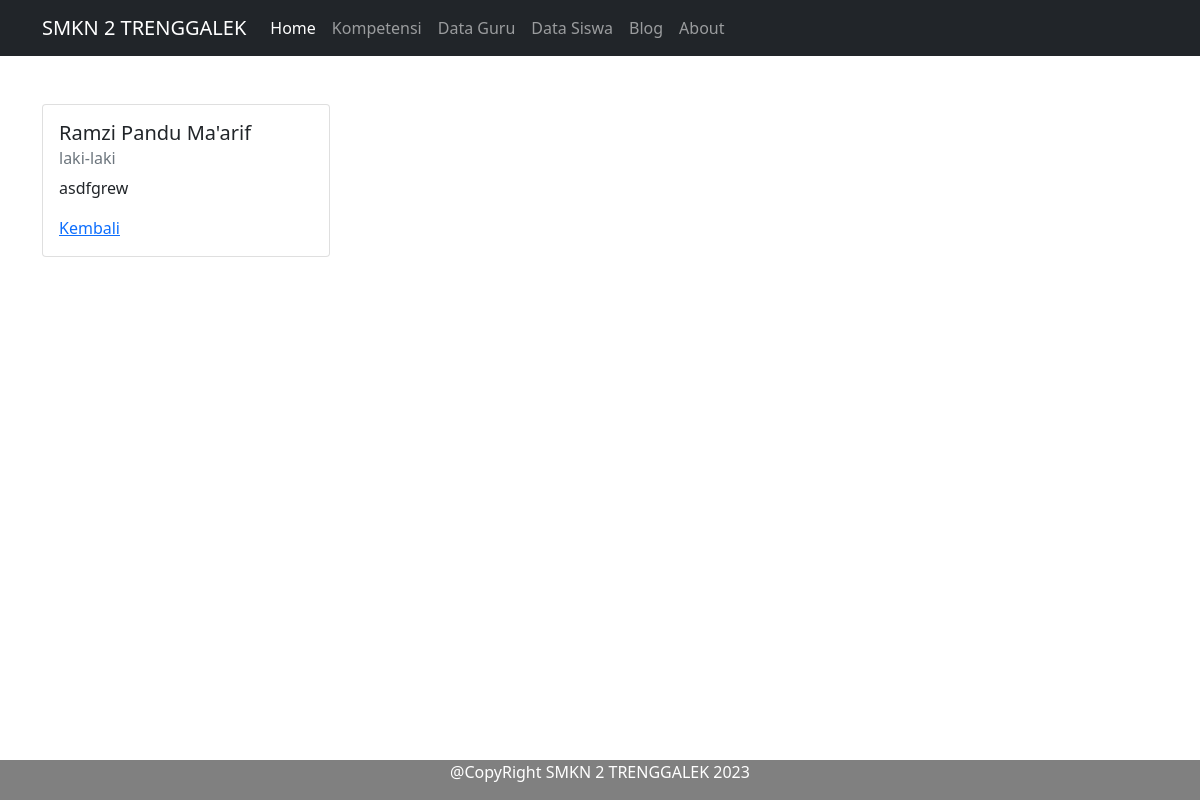
Screenshot of /public/siswa/detail/3 with the database file from the repository.
### tables this page shows
CREATE TABLE `data_siswa` (
  `id` int(10) NOT NULL,
  `nama` varchar(255) NOT NULL,
  `jenis_kelamin` varchar(255) NOT NULL,
  `alamat` varchar(255) NOT NULL
);

### app/core/Controller.php (called while the page is built, shortened)
<?php
class Controller
{
    public function view($view, $data = [])
    {
        require_once "../app/view/" . $view . '.php';
    }
    public function model($model)
    {
        return new $model;
    }
}

### app/controller/Siswa.php (called while the page is built, shortened)
<?php
class Siswa extends Controller
{
    public function detail($id)
    {
        $data['judul'] = "Detail Siswa";
        $data['siswa'] = $this->model("Siswa_model")->getBlogById($id);
        $this->view('siswa/detail', $data);
    }
}

### app/core/App.php (called while the page is built, shortened)
<?php
class App
{
    protected $method = "index";
    protected $params = [];
    public function __construct()
    {
        $url = $this-> parseURL();
        if(file_exists('../app/controller/'.$url[0].'.php')){
            unset($url[0]);
        }
        $this ->controller = new
        $this ->controller;
        if(isset($url[1]))
        {
            if(method_exists($this->controller,$url[1])){
                $this->method=$url[1];
                unset($url[1]);
            }
        }
        if(!empty($url)){
            $this->params = array_values($url);
        }
        call_user_func_array([$this->controller,$this->method],$this->params);
    }
    public function parseURL()
    {
        if (isset($_GET['url']))
        {
            $url = rtrim($_GET['url'], "/");
            $url = filter_var($url,FILTER_SANITIZE_URL);
            $url = explode('/',$url);
            return $url;
        }
    }
}

### public/index.php (called while the page is built, shortened)
<?php
$app = new App;

### app/core/Database.php (called while the page is built, shortened)
<?php
class Database{
    private $host = DB_HOST;
    private $user = DB_USER;
    private $pass = DB_PASS;
    private $db_name = DB_NAME;
    private $dbh;
    private $stmt;
    public function __construct(){
        $dsn = "mysql:host=" . $this->host . ";dbname=" . $this->db_name;
        $option = [
        PDO::ATTR_PERSISTENT => true,
        PDO::ATTR_ERRMODE => PDO::ERRMODE_EXCEPTION
        ];
        try {
        $this->dbh = new PDO($dsn, $this->user, $this->pass, $option);
        } catch (PDOException $e) {
        die($e->getMessage());
        }
    }
        public function query($query)
        {
            $this->stmt = $this->dbh->prepare($query);
        }
        public function bind($param, $value, $type = null)
        {
            if (is_null($type)) {
            switch (true) {
                default:
                $type = PDO::PARAM_STR;
                break;
            }
        }
            $this->stmt->bindValue($param, $value, $type);
        }
     public function execute()
    {
        $this->stmt->execute();
    }
    public function resultSingle()
    {
        $this->execute();
        return $this->stmt->fetch(PDO::FETCH_ASSOC);
    }
}

### app/model/Siswa_model.php (called while the page is built, shortened)
<?php
class Siswa_model
{
    private $table = 'data_siswa';
    private $db;
    public function __construct()
    {
        $this->db = new Database;
    }
    public function getBlogById($id)
    {
        $this->db->query("SELECT * FROM " . $this->table . ' WHERE id=:id');
        $this->db->bind('id', $id);
        return $this->db->resultSingle();
    }
}

### app/view/siswa/detail.php (the view)
<div class="container mt-5">
    <div class="card" style="width: 18rem;">
        <div class="card-body">
            <h5 class="card-title"><?= $data['siswa']['nama']; ?></h5>
            <h6 class="card-subtitle mb-2 text-muted"><?= $data['siswa']['jenis_kelamin']; ?></h6>
            <p class="card-text"><?= $data['siswa']['alamat']; ?></p>
            <a href=" <?= BASE_URL; ?>/siswa" class="card-link">Kembali</a>
        </div>
    </div>
</div>

### rows the page displays
data_siswa: nama "Ramzi Pandu Ma'arif", jenis_kelamin "laki-laki", alamat "asdfgrew"
